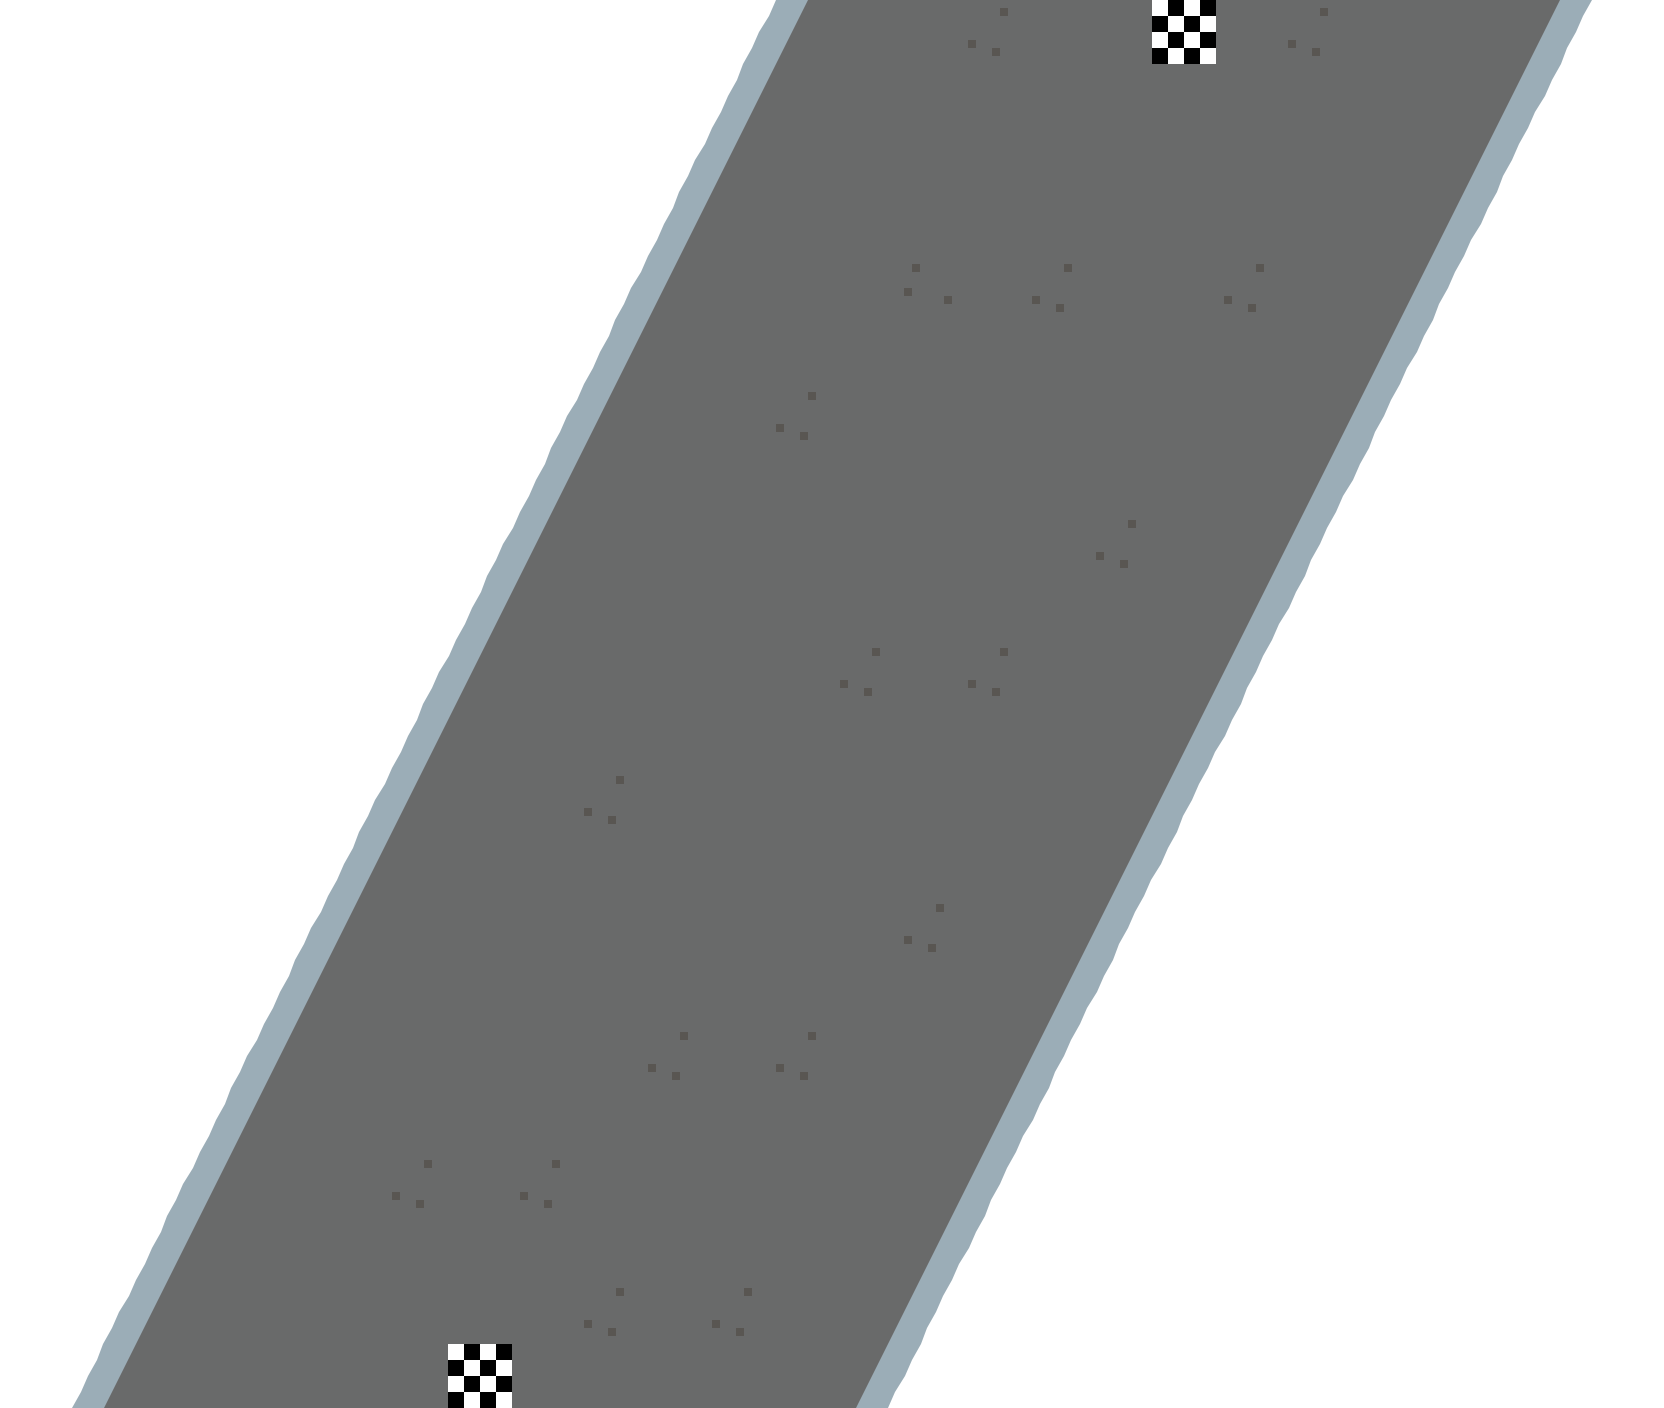

This is a level from a 2D game, rendered from its Tiled map with the project's own tilesets. A one-line summary and the map file follow, with tile-layer data summarised:
An orthogonal 26x22 tile map with 64x64 px tiles, 2 tile layers (Ground, Centers), 1 hidden layer not drawn and 38 objects (3x house, 2x forest).

<map version="1.0" orientation="orthogonal" renderorder="right-down" width="26" height="22" tilewidth="64" tileheight="64">
 <tileset firstgid="1" name="snow" tilewidth="64" tileheight="64">
  <image source="snow.png" width="512" height="896" />
  <tile id="4">
   <properties>
    <property name="finish" value="true" />
   </properties>
  </tile>
  <tile id="5">
   <properties>
    <property name="start" value="true" />
   </properties>
  </tile>
  <tile id="16">
   <objectgroup draworder="index">
    <object x="9.63636" y="8.18182" width="54.5455" height="55.8182" />
   </objectgroup>
  </tile>
  <tile id="17">
   <properties>
    <property name="chimney" value="true" />
   </properties>
   <objectgroup draworder="index">
    <object x="-0.181818" y="8" width="55.6364" height="55.8182" />
   </objectgroup>
  </tile>
  <tile id="19">
   <properties>
    <property name="finish" value="true" />
   </properties>
   <objectgroup draworder="index">
    <object x="63.6364" y="42.5455">
     <polygon points="0.363636,-4.90909 -13.0909,-12.9091 -21.8182,20.9091 0,21.2727" />
    </object>
    <object x="46.7273" y="43.6364">
     <polygon points="0,0 -14.7273,2.54545 -10.9091,20.3636 -4.72727,20" />
    </object>
   </objectgroup>
  </tile>
  <tile id="20">
   <objectgroup draworder="index">
    <object x="28.3636" y="63.6364">
     <polygon points="0,0 3.81818,-16 -29.0909,-18.3636 -28.3636,0.363636" />
    </object>
    <object x="18.7273" y="46.3636">
     <polygon points="0,0 -4.18182,-15.6364 -20.1818,-8.72727 -19.4545,-0.545455" />
    </object>
   </objectgroup>
  </tile>
  <tile id="21">
   <objectgroup draworder="index">
    <object x="46" y="52.75">
     <polygon points="0,0 9.375,-14.5 8,-30 -1.625,-44 -20.875,-44 -34,-34.625 -39,-19.25 -31.75,-3 -17.875,4" />
    </object>
   </objectgroup>
  </tile>
  <tile id="22">
   <objectgroup draworder="index">
    <object x="0" y="24.1818" width="64" height="15.0909" />
   </objectgroup>
  </tile>
  <tile id="23">
   <objectgroup draworder="index">
    <object x="1.09091" y="24" width="10" height="16" />
    <object x="53.2727" y="24.1818" width="9.81818" height="15.6364" />
    <object x="10.9091" y="28.9091" width="42.1818" height="5.63636" />
   </objectgroup>
  </tile>
  <tile id="24">
   <objectgroup draworder="index">
    <object x="9.45455" y="0.181818" width="54.7273" height="63.6364" />
   </objectgroup>
  </tile>
  <tile id="25">
   <objectgroup draworder="index">
    <object x="-0.545455" y="0" width="56" height="64" />
   </objectgroup>
  </tile>
  <tile id="27">
   <objectgroup draworder="index">
    <object x="62.9091" y="36.1818">
     <polygon points="0,0 1.27273,-4 0.909091,-36.3636 -17.4545,-36.3636" />
    </object>
    <object x="39.8182" y="27.6364">
     <polygon points="0,0 17.2727,-3.45455 5.27273,-28 -1.09091,-27.6364" />
    </object>
    <object x="39.2727" y="12.3636">
     <polygon points="0,0 -0.727273,-12.3636 -10.7273,-12.1818 -13.6364,-6.90909" />
    </object>
   </objectgroup>
  </tile>
  <tile id="28">
   <properties>
    <property name="start" value="true" />
   </properties>
   <objectgroup draworder="index">
    <object x="0" y="33.0909">
     <polygon points="0,0 0.363636,1.81818 32.9091,-27.2727 29.8182,-33.0909 0,-33.0909" />
    </object>
    <object x="10.3636" y="26.1818">
     <polygon points="0,0 10.9091,2.90909 10.7273,-10" />
    </object>
   </objectgroup>
  </tile>
  <tile id="29">
   <objectgroup draworder="index">
    <object x="38.3636" y="63.2727">
     <polygon points="0,0.545455 0,-39.4545 -9.81818,-38 -13.4545,-32.9091 -13.8182,0.363636" />
    </object>
    <object x="38.3636" y="23.6364" width="25.2727" height="15.4545" />
   </objectgroup>
  </tile>
  <tile id="30">
   <objectgroup draworder="index">
    <object x="0" y="24.9091" width="25.2727" height="14.1818" />
    <object x="38.7273" y="63.2727">
     <polygon points="0,0.727273 -0.181818,-33.4545 -3.81818,-38.1818 -13.6364,-38.3636 -13.6364,0.727273" />
    </object>
   </objectgroup>
  </tile>
  <tile id="32">
   <objectgroup draworder="index">
    <object x="9.63636" y="0.181818" width="54.3636" height="55.8182" />
   </objectgroup>
  </tile>
  <tile id="33">
   <objectgroup draworder="index">
    <object x="-0.181818" y="-0.181818" width="55.6364" height="56.1818" />
   </objectgroup>
  </tile>
  <tile id="35">
   <objectgroup draworder="index" />
  </tile>
  <tile id="36">
   <objectgroup draworder="index" />
  </tile>
  <tile id="37">
   <objectgroup draworder="index">
    <object x="24.1818" y="0" width="15.2727" height="25.2727" />
    <object x="63.8182" y="37.4545">
     <polygon points="0,0 0,-12.1818 -39.6364,-12 -37.8182,-2 -31.4545,-0.363636" />
    </object>
   </objectgroup>
  </tile>
  <tile id="38">
   <objectgroup draworder="index">
    <object x="0.181818" y="37.4545">
     <polygon points="0,0 32.9091,0.181818 37.2727,-6 37.8182,-13.8182 0,-12.9091" />
    </object>
    <object x="24.5455" y="0" width="13.2727" height="23.8182" />
   </objectgroup>
  </tile>
  <tile id="54">
   <objectgroup draworder="index" />
  </tile>
  <tile id="55">
   <objectgroup draworder="index" />
  </tile>
  <tile id="60">
   <objectgroup draworder="index" />
  </tile>
  <tile id="61">
   <objectgroup draworder="index" />
  </tile>
  <tile id="66">
   <objectgroup draworder="index" />
  </tile>
  <tile id="67">
   <objectgroup draworder="index" />
  </tile>
 </tileset>
 <layer name="Ground" width="26" height="22">
  <data>[572 cells, 572 non-empty, 7 distinct tile ids]</data>
 </layer>
 <layer name="Walls" width="26" height="22" visible="0">
  <data>[572 cells, 0 non-empty, 0 distinct tile ids]</data>
 </layer>
 <objectgroup name="Obstacles" visible="0">
  <object name="forest" x="128" y="128" width="256" height="448" />
  <object name="forest" x="1280" y="960" width="256" height="384" />
  <object name="house" x="448" y="0" width="128" height="128" />
  <object name="house" x="128" y="640" width="128" height="192" />
  <object name="house" x="1088" y="1216" width="128" height="128" />
 </objectgroup>
 <layer name="Centers" width="26" height="22">
  <data>[572 cells, 2 non-empty, 1 distinct tile ids]</data>
 </layer>
 <objectgroup name="Directions" visible="0">
  <object x="576" y="1408">
   <properties>
    <property name="direction" value="60" />
   </properties>
   <polygon points="256,0 960,-1408 256,-1408 -448,0" />
  </object>
  <object x="896" y="1408">
   <properties>
    <property name="direction" value="90" />
   </properties>
   <polygon points="0,0 704,-1408 640,-1408 -64,0" />
  </object>
  <object x="128" y="1408">
   <properties>
    <property name="direction" value="30" />
   </properties>
   <polygon points="0,0 704,-1408 640,-1408 -64,0" />
  </object>
 </objectgroup>
 <objectgroup name="Borders">
  <object x="768" y="0">
   <polygon points="0,0 -768,0 -768,1408 -704,1408" />
  </object>
  <object x="1664" y="0">
   <polygon points="0,0 -64,0 -768,1408 0,1408" />
  </object>
 </objectgroup>
</map>
